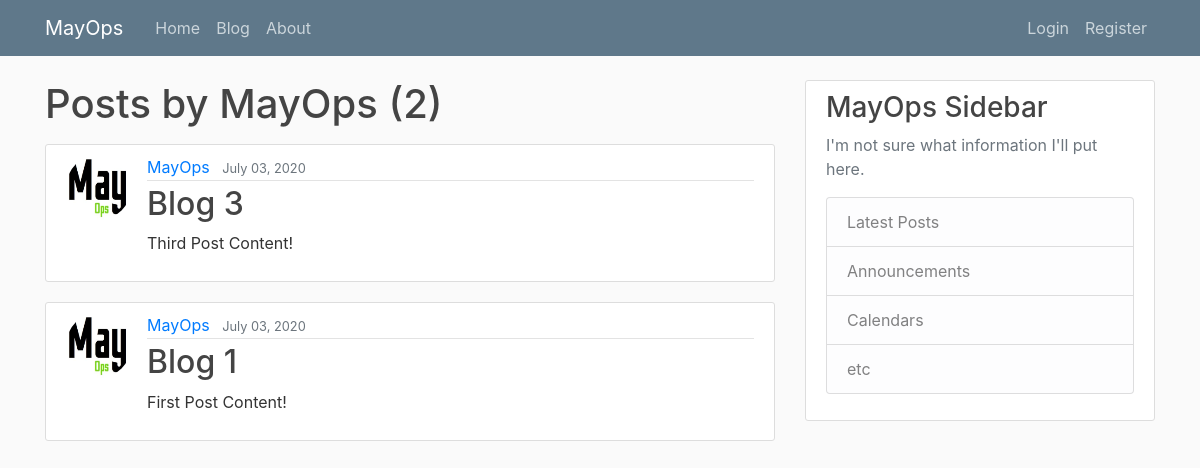
/user/MayOps, run on an earlier commit of the app's database.
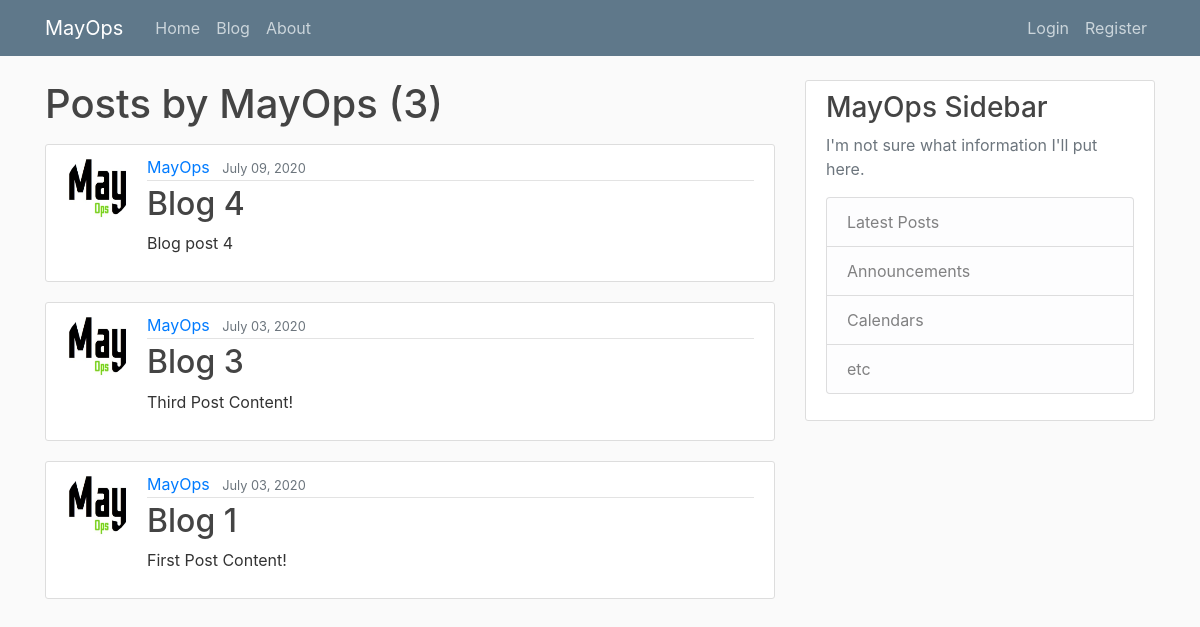
And on a later commit of the database.
### homepage/models.py (models this page shows, shortened)
class Post(models.Model):
    title = models.CharField(max_length=100)
    content = models.TextField()
    date_posted = models.DateTimeField(default=timezone.now)
    author = models.ForeignKey(User, on_delete=models.CASCADE)

### users/models.py (models this page shows, shortened)
class Profile(models.Model):
    user = models.OneToOneField(User, on_delete=models.CASCADE)
    image = models.ImageField(default='default1.jpg', upload_to='profile_pics')

### homepage/views.py (the view)
# urls.py: path('user/<str:username>', UserPostListView.as_view(), name="user-posts"),
class UserPostListView(ListView):
    model = Post
    template_name = 'homepage/user_posts.html'
    context_object_name = 'posts'
    paginate_by = 5
    def get_queryset(self):
        user = get_object_or_404(User, username=self.kwargs.get('username'))
        return Post.objects.filter(author=user).order_by("-date_posted")

### homepage/templates/homepage/user_posts.html (shortened to what this page needs)
{% extends "homepage/base.html" %}
{% block content %}
    <h1 class="mb-3">Posts by {{ view.kwargs.username }} ({{ page_obj.paginator.count }})</h1>
    {% for post in posts %}
        <article class="media content-section">
          <img class="rounded-circle article-img" src="{{ post.author.profile.image.url }}">
          <div class="media-body">
            <div class="article-metadata">
              <a class="mr-2" href="{% url 'user-posts' post.author.username %}">{{ post.author }}</a>
              <small class="text-muted">{{ post.date_posted|date:"F d, Y" }}</small>
            </div>
            <h2><a class="article-title" href="{% url 'post-detail' post.id %}">{{ post.title }}</a></h2>
            <p class="article-content">{{ post.content }}</p>
          </div>
        </article>
    {% endfor %}
{% endblock content %}

What changed in the data, as far as the page shows it:
added Post: author.profile.image (picture), author "MayOps", date_posted "July 09, 2020", title "Blog 4", content "Blog post 4"
Also different on the page:
{{ page_obj.paginator.count }}: "2" → "3"
